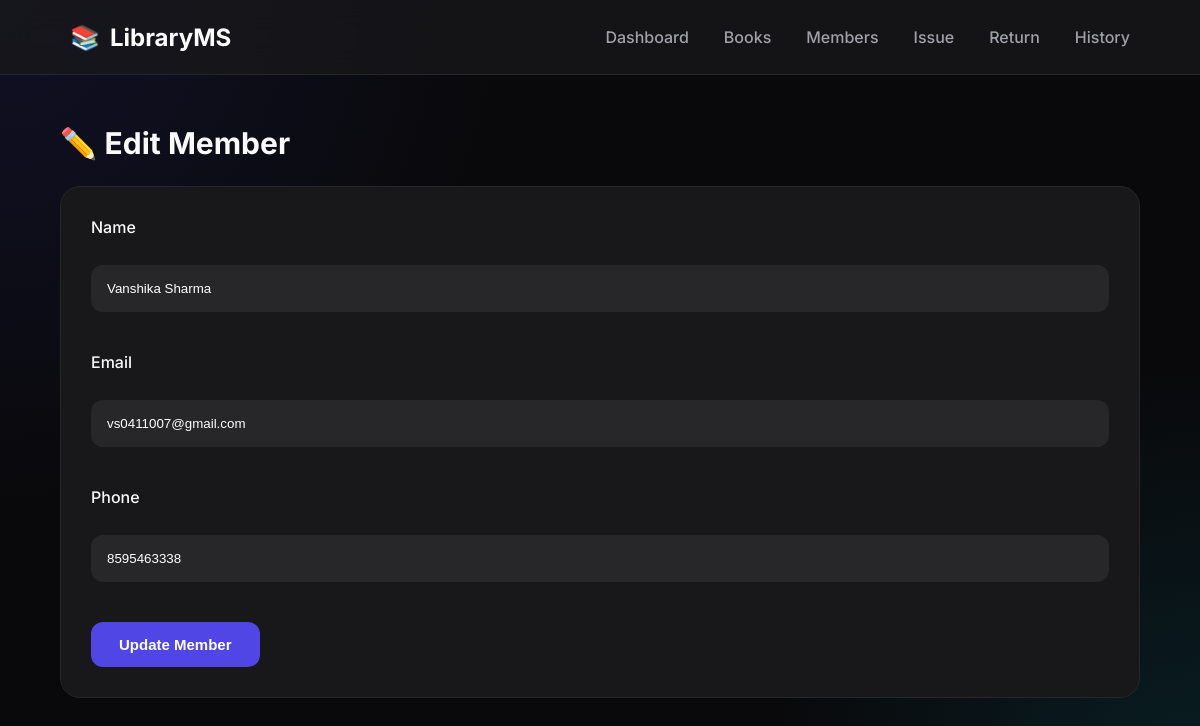
Page /edit-member/1 on the committed database.
### tables this page shows
CREATE TABLE members (
        member_id INTEGER PRIMARY KEY AUTOINCREMENT,
        name TEXT NOT NULL,
        email TEXT,
        phone TEXT
    );

### app.py (the view, shortened to what this page needs)
@app.route("/edit-member/<int:member_id>", methods=["GET", "POST"])
def edit_member(member_id):
    conn = sqlite3.connect("library.db")
    cursor = conn.cursor()
    cursor.execute(
        "SELECT * FROM members WHERE member_id=?",
        (member_id,)
    )
    member = cursor.fetchone()
    conn.close()
    return render_template(
        "edit_member.html",
        member=member
    )

### templates/edit_member.html (shortened to what this page needs)
{% extends "base.html" %}
{% block content %}
<h2>✏️ Edit Member</h2>
<form method="POST">
<label>Name</label><br>
<input
type="text"
name="name"
value="{{ member[1] }}"
required>
<br><br>
<label>Email</label><br>
<input
type="email"
name="email"
value="{{ member[2] }}"
required>
<br><br>
<label>Phone</label><br>
<input
type="text"
name="phone"
value="{{ member[3] }}"
required>
<br><br>
<button type="submit">
Update Member
</button>
</form>
{% endblock %}

### static/css/style.css (style rules this page uses)
* { margin:0; padding:0; box-sizing:border-box; }
html { scroll-behavior:smooth; }
body { font-family:'Inter',sans-serif; background:#09090B; color:#FAFAFA; min-height:100vh; overflow-x:hidden; }
h2 { font-size:30px; margin-bottom:25px; }
button { background:#4F46E5; color:white; border:none; padding:14px 28px; border-radius:12px; cursor:pointer; font-size:15px; font-weight:600; transition:.25s; }

### static/css/forms.css (style rules this page uses)
form { background:#18181B; padding:30px; border-radius:20px; border:1px solid #27272A; }
label { display:block; margin-bottom:8px; font-weight:500; }
input, select { width:100%; padding:15px; margin-bottom:20px; background:#27272A; color:white; border:1px solid transparent; border-radius:12px; outline:none; transition:.25s; }

### rows in the picture
members: name "Vanshika Sharma", email "vs0411007@gmail.com", phone "8595463338"
